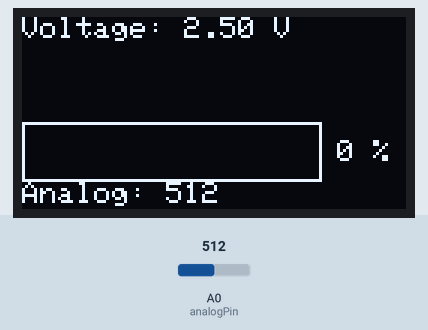
Simulated run of this sketch. Board: Arduino Uno, built with avr-gcc and run on an emulated ATmega328P. Parts: 128×64 one-colour display. Inputs (shaded band) come from the test bench; at power-on: A0 (analogPin) = 512.

Above: at 3.2 s.
3.3 s: A0 (analogPin) set to 716
At 4.8 s:
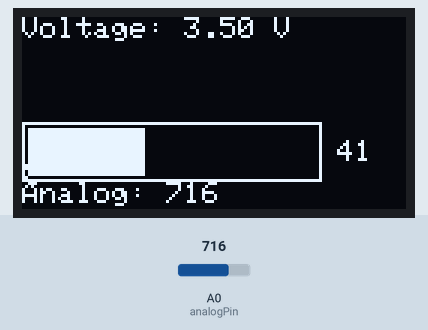
5.6 s: A0 (analogPin) set to 900
At 7.4 s:
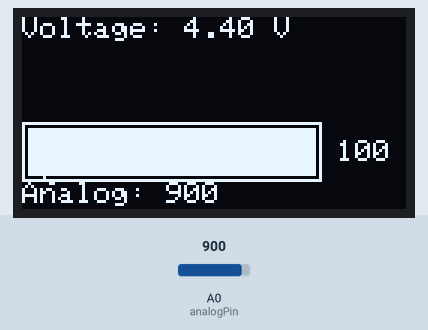
7.7 s: A0 (analogPin) set to 1023
At 8.8 s:
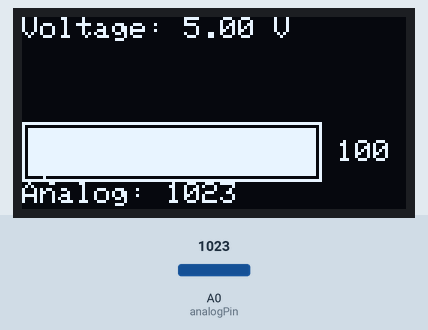
Timing chart, 0 to 10.7 s (numbered marks = the images above; inputs shaded):
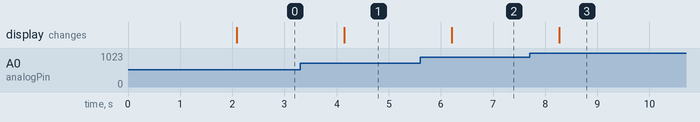

The sketch:

Battery_Voltage_And_Capacity.ino
```cpp
/*
  Please do not measure more than 5V using the Arduino.
  This program reads voltage using Arduino's analog input (ADC) and displays
  both the voltage and a graphical battery level bar on the OLED display.
  It's configured for measuring the voltage of two 18650 batteries connected in parallel.
  The ADC measures voltages between 0V and the Arduino's operating voltage (usually 5V).

  Battery capacity estimation is a rough approximation based on a typical Li-ion
  discharge curve for 18650 cells. The accuracy can vary depending on the
  specific battery type, age, temperature, and load. You might need to fine-tune
  the voltage thresholds for the exact 18650 batteries you are using.
*/

#include <Adafruit_GFX.h>
#include <Adafruit_SSD1306.h>
#include <Wire.h>

// OLED display dimensions and setup
#define SCREEN_WIDTH 128
#define SCREEN_HEIGHT 64
#define OLED_RESET     -1      // No reset pin used

// Create display object
Adafruit_SSD1306 display(SCREEN_WIDTH, SCREEN_HEIGHT, &Wire, OLED_RESET);

// Analog input pin
const int analogPin = A0;

// --- Battery Specific Parameters (ADJUST THESE BASED ON YOUR 18650 BATTERIES) ---
// Typical voltage levels for a single 18650 Li-ion battery. These apply to parallel connection.
const float fullVoltage = 4.20;   // Voltage when the battery is considered fully charged
const float emptyVoltage = 3.00;  // Voltage when the battery is considered empty

// --- Battery Bar Display Parameters ---
const int barX = 0;           // X-coordinate of the battery bar
const int barY = 35;          // Y-coordinate of the battery bar
const int barWidth = 100;     // Width of the battery bar
const int barHeight = 20;     // Height of the battery bar
const int borderWidth = 2;    // Width of the bar's border

void setup() {
  Serial.begin(9600); // Start serial monitor

  // Initialize the OLED display with I2C address 0x3C
  if (!display.begin(SSD1306_SWITCHCAPVCC, 0x3C)) {
    Serial.println(F("SSD1306 initialization failed"));
    while (true); // Halt execution if display fails
  }

  // Show welcome message
  display.clearDisplay();
  display.setTextSize(1);          // Small text
  display.setTextColor(SSD1306_WHITE); // White color text
  display.setCursor(0, 0);          // Top-left corner
  display.println("TechsPassion");
  display.display();
  delay(2000);
}

void loop() {
  // Read analog input and convert to voltage - Read analog value (0 to 1023)
  int rawValue = analogRead(analogPin);
  // Convert to voltage (0V to 5V)
  float voltage = rawValue * (5.0 / 1023.0);

  // --- Battery Capacity Estimation ---
  float capacityPercentage = 0.0;
  if (voltage >= fullVoltage) {
    capacityPercentage = 100.0;
  } else if (voltage <= emptyVoltage) {
    capacityPercentage = 0.0;
  } else {
    capacityPercentage = mapfloat(voltage, emptyVoltage, fullVoltage, 0.0, 100.0);
  }

  // Calculate the filled width of the battery bar
  int filledWidth = static_cast<int>((capacityPercentage / 100.0) * (barWidth - 2 * borderWidth));
  if (filledWidth < 0) filledWidth = 0;
  if (filledWidth > (barWidth - 2 * borderWidth)) filledWidth = (barWidth - 2 * borderWidth);

  // Clear screen and display information
  display.clearDisplay();

  // Display Voltage
  display.setTextSize(1);          // Small text for voltage
  display.setCursor(0, 0);
  display.print("Voltage: ");
  display.print(voltage, 2);      // Print with 2 decimal places
  display.println(" V");

  // Draw the battery bar outline
  display.drawRect(barX, barY, barWidth, barHeight, SSD1306_WHITE);

  // Draw the filled portion of the battery bar
  display.fillRect(barX + borderWidth, barY + borderWidth, filledWidth, barHeight - 2 * borderWidth, SSD1306_WHITE);

  // Display Battery Capacity Percentage next to the bar
  display.setTextSize(1);          // Small text for percentage
  display.setCursor(barX + barWidth + 5, barY + (barHeight / 2) - 4); // Adjust Y for vertical centering
  display.print(static_cast<int>(capacityPercentage));
  display.print(" %");

  // Display raw analog reading (for debugging if needed)
  display.setTextSize(1);
  display.setCursor(0, 55);
  display.print("Analog: ");
  display.println(rawValue);

  display.display();              // Push buffer to screen
  delay(1000);                    // Wait 1 second
}

// Helper function
float mapfloat(float x, float in_min, float in_max, float out_min, float out_max) {
  return (x - in_min) * (out_max - out_min) / (in_max - in_min) + out_min;
}
```

Measured:
- after the input at 3.3 s, the display: changes after 0.85 s (image 1)
- after the input at 5.6 s, the display: changes after 0.61 s (image 2)
- after the input at 7.7 s, the display: changes after 0.57 s (image 3)
